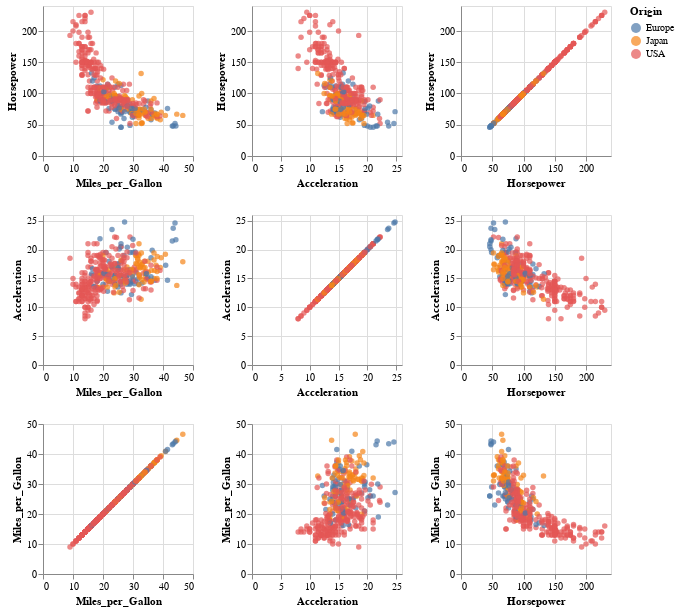

Notebook cell for this chart:
### Markdown cell above
By the way, this gets insane!

### Code cell
data = datasets.cars()

alt.Chart(data).mark_circle().encode(
    alt.X(alt.repeat("column"), type='quantitative'),
    alt.Y(alt.repeat("row"), type='quantitative'),
    color='Origin:N'
).properties(
    width=150,
    height=150
).repeat(
    row=['Horsepower', 'Acceleration', 'Miles_per_Gallon'],
    column=['Miles_per_Gallon', 'Acceleration', 'Horsepower']
).interactive()

### Figure 1 — Vega-Lite specification as saved in the notebook (floating-point values rounded to 4 significant figures; data arrays with more than 128 entries replaced by an {"elided": "..."} marker saying what was removed)
{"$schema": "https://vega.github.io/schema/vega-lite/v2.6.0.json", "config": {"view": {"height": 300, "width": 400}}, "datasets": {"data-f02450ab61490a1363517a0190416235": {"elided": "406 records"}}, "repeat": {"column": ["Miles_per_Gallon", "Acceleration", "Horsepower"], "row": ["Horsepower", "Acceleration", "Miles_per_Gallon"]}, "spec": {"data": {"name": "data-f02450ab61490a1363517a0190416235"}, "encoding": {"color": {"field": "Origin", "type": "nominal"}, "x": {"field": {"repeat": "column"}, "type": "quantitative"}, "y": {"field": {"repeat": "row"}, "type": "quantitative"}}, "height": 150, "mark": "circle", "selection": {"selector001": {"bind": "scales", "encodings": ["x", "y"], "mark": {"fill": "#333", "fillOpacity": 0.125, "stroke": "white"}, "on": "[mousedown, window:mouseup] > window:mousemove!", "resolve": "global", "translate": "[mousedown, window:mouseup] > window:mousemove!", "type": "interval", "zoom": "wheel!"}}, "width": 150}}
